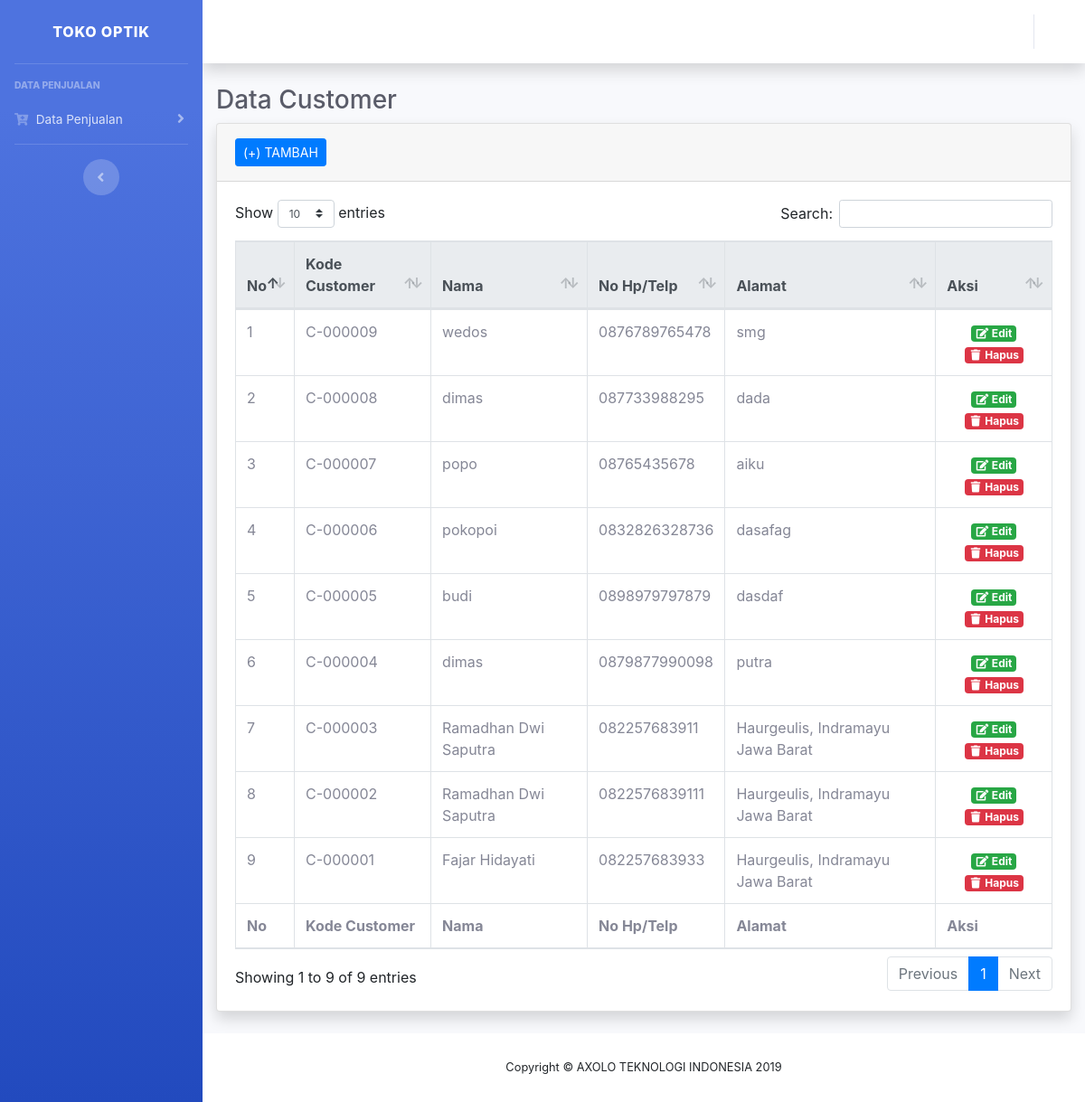
The app's page /index.php/customer with its own data.
### tables this page shows
CREATE TABLE `tbl_setting` (
  `id` int(11) NOT NULL,
  `nama` varchar(100) NOT NULL,
  `fitur` varchar(300) NOT NULL,
  `cek_gambar` int(11) NOT NULL
);

CREATE TABLE `tbl_customer` (
  `id` int(11) NOT NULL,
  `kd_customer` varchar(50) NOT NULL,
  `nama` varchar(150) NOT NULL,
  `no_hp` varchar(30) NOT NULL,
  `alamat` varchar(300) NOT NULL
);

### application/controllers/Customer.php (called while the page is built, shortened)
<?php
class Customer extends CI_Controller {
    function __construct(){
        $this->load->model('M_customer');
    }
    public function index()
	{
        $data['title']="Customer";
        $data['customer'] = $this->M_customer->tampilData();
        $data['kd_cus'] = $this->M_customer->getKodeCustomer();
        $this->load->view('template/header',$data);
        $this->load->view('template/sidebar',$data);
        $this->load->view('template/topbar',$data);
        $this->load->view('customer/index',$data);
        $this->load->view('template/footer',$data);
    }
}

### index.php (called while the page is built, shortened)
<?php
require_once BASEPATH.'core/CodeIgniter.php';

### application/models/M_customer.php (called while the page is built, shortened)
<?php
class M_customer extends CI_Model{
    function tampilData(){
        return $this->db->query("select * from tbl_customer order by id DESC")->result_array();
    }
}

### application/views/customer/index.php (the view, shortened to what this page needs)
  <div class="container-fluid">
    <h1 class="h3 mb-2 text-gray-800">Data Customer</h1>
    <div class="card shadow mb-4">
      <div class="card-header py-3">
  <button type="button" class="btn btn-primary btn-sm" data-toggle="modal" data-target="#add_customer">
    (+) TAMBAH
  </button>
      </div>
      <div class="card-body">
        <div class="table-responsive">
          <table class="table table-bordered table-hover" id="dataTable" width="100%" cellspacing="0">
            <thead class="thead-light">
              <tr>
                <th>No</th>
                <th>Kode Customer</th>
                <th>Nama</th>
                <th>No Hp/Telp</th>
                <th>Alamat</th>
                <th>Aksi</th>
              </tr>
            </thead>
            <tfoot>
              <tr>
                <th>No</th>
                <th>Kode Customer</th>
                <th>Nama</th>
                <th>No Hp/Telp</th>
                <th>Alamat</th>
                <th>Aksi</th>
              </tr>
            </tfoot>
            <tbody>
            <?php
                $no=1; foreach($customer as $c){
                ?>
                <tr>
                  <td><?= $no++; ?></td>
                  <td><?= $c['kd_customer']; ?></td>
                  <td><?= $c['nama']; ?></td>
                  <td><?= $c['no_hp']; ?></td>
                  <td><?= $c['alamat']; ?></td>
                  <td class="text-center">
                    <a class="badge badge-success" href="#modal-edit<?= $c['id']; ?>" data-toggle="modal" title="Edit"><span class="fas fa-fw fa-edit"></span> Edit</a>
                    <a class="badge badge-danger" href="#modal-hapus<?= $c['id']; ?>" data-toggle="modal" title="Hapus"><span class="fas fa-fw fa-trash"></span> Hapus</a>
                </td>
                </tr>
                <?php } ?>
            </tbody>
          </table>
        </div>
      </div>
    </div>
  </div>
</div>

### application/views/template/sidebar.php (shortened to what this page needs)
<ul class="navbar-nav bg-gradient-primary sidebar sidebar-dark accordion" id="accordionSidebar">
  <a class="sidebar-brand d-flex align-items-center justify-content-center" href="index.html">
      <?php
          $data1 = $this->db->query("select * from tbl_setting where id=2")->row_array();
      ?>
    <div class="sidebar-brand-text mx-3"><?= $data1['fitur']; ?></div>
  </a>
  <hr class="sidebar-divider">
  <div class="sidebar-heading">
    Data Penjualan
  </div>
  <li class="nav-item">
    <a class="nav-link collapsed" href="#" data-toggle="collapse" data-target="#collapseTwo3" aria-expanded="true" aria-controls="collapseTwo">
      <i class="fas fa-cart-plus"></i>
      <span>Data Penjualan</span>
    </a>
  </li>
  <hr class="sidebar-divider d-none d-md-block">
  <div class="text-center d-none d-md-inline">
    <button class="rounded-circle border-0" id="sidebarToggle"></button>
  </div>
</ul>

### application/views/template/footer.php (shortened to what this page needs)
<footer class="sticky-footer bg-white">
        <div class="container my-auto">
          <div class="copyright text-center my-auto">
          <?php
              $data1 = $this->db->query("select * from tbl_setting where id=1")->row_array();
          ?>
            <span>Copyright &copy; <?= $data1['fitur']; ?> </span>
          </div>
        </div>
      </footer>
    </div>
  </div>
</body>
</html>

### records on screen
tbl_setting: fitur "TOKO OPTIK"
tbl_customer: kd_customer "C-000009", nama "wedos", no_hp "0876789765478", alamat "smg"
tbl_customer: kd_customer "C-000008", nama "dimas", no_hp "087733988295", alamat "dada"
tbl_customer: kd_customer "C-000007", nama "popo", no_hp "08765435678", alamat "aiku"
tbl_customer: kd_customer "C-000006", nama "pokopoi", no_hp "0832826328736", alamat "dasafag"
tbl_customer: kd_customer "C-000005", nama "budi", no_hp "0898979797879", alamat "dasdaf"
tbl_customer: kd_customer "C-000004", nama "dimas", no_hp "0879877990098", alamat "putra"
tbl_customer: kd_customer "C-000003", nama "Ramadhan Dwi Saputra", no_hp "082257683911", alamat "Haurgeulis, Indramayu Jawa Barat"
tbl_customer: kd_customer "C-000002", nama "Ramadhan Dwi Saputra", no_hp "0822576839111", alamat "Haurgeulis, Indramayu Jawa Barat"
tbl_customer: kd_customer "C-000001", nama "Fajar Hidayati", no_hp "082257683933", alamat "Haurgeulis, Indramayu Jawa Barat"
tbl_setting: fitur "AXOLO TEKNOLOGI INDONESIA 2019"
